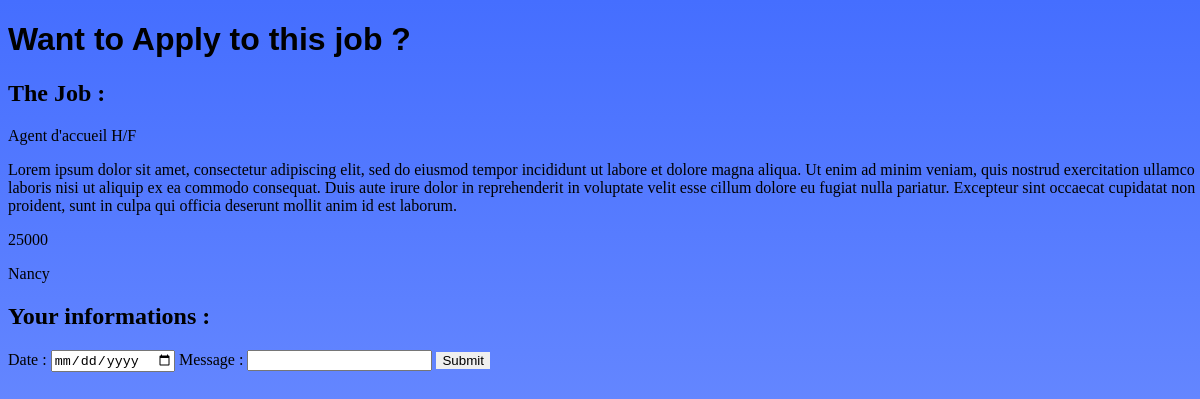
/apply.php?job_id=7, run on the app's committed database.
### tables this page shows
CREATE TABLE `advertisement` (
  `id_adv` int(11) NOT NULL,
  `title` varchar(255) NOT NULL,
  `description` mediumtext NOT NULL,
  `post_date` date NOT NULL DEFAULT current_timestamp(),
  `wage` int(11) NOT NULL,
  `place` varchar(255) NOT NULL,
  `contract_type` enum('CDD','CDI','Stage','Alternant','Interim') NOT NULL,
  `id_company` int(11) NOT NULL
);

### apply.php (the view, shortened to what this page needs)
<?php
require("db.php");
$job = [];
if(isset($_GET['job_id'])) {
    $job_id = intval($_GET['job_id']);
    $query = "SELECT * FROM advertisement WHERE id_adv=$job_id";
    $result = mysqli_query($conn, $query);
    $job = mysqli_fetch_assoc($result);
}
?>
<!DOCTYPE html>
<html lang="en">
<head>
    <link rel="stylesheet" type="text/css" href="style.css">
</head>
<body>
    <h1>Want to Apply to this job ?</h1>
    <h2>The Job :</h2>
    <?php if($job): ?>
        <p><?php echo htmlspecialchars($job['title']); ?></p>
        <p><?php echo htmlspecialchars($job['description']); ?></p>
        <p><?php echo htmlspecialchars($job['wage']); ?></p>
        <p><?php echo htmlspecialchars($job['place']); ?></p>
    <?php else: ?>
        <p>Job not found.</p>
    <?php endif; ?>
    <h2>Your informations :</h2>
    <form action="apply.php?job_id=<?php echo $job_id; ?>" method="post">
        <label>Date :</label>
        <input type="date" name="date">
        <label>Message :</label>
        <input type="text" name="text">
        <button type="submit">Submit</button>
    </form>
</body>
</html>

### style.css (style rules this page uses)
html { -webkit-box-sizing: border-box; -moz-box-sizing: border-box; box-sizing: border-box; width: 100%; height: 100%; overflow-x: hidden; margin: 0; padding: 0; -webkit-transition: 0.5s; transition: 0.5s; }
body { height: 100%; width: 100%; background: linear-gradient(180deg, #456EFF 0%, rgba(69, 110, 255, 0.72) 82.19%, rgba(69, 110, 255, 0.00) 100%); background-attachment: fixed; }
button { border: none; color: black; }
h1 { font-family: 'Lucida Sans', 'Lucida Sans Regular', 'Lucida Grande', 'Lucida Sans Unicode', Geneva, Verdana, sans-serif; font-size: 32px; }

### data on the page
advertisement: title "Agent d'accueil H/F", description "Lorem ipsum dolor sit amet, consectetur adipiscing elit, sed do eiusmod tempor incididunt ut labore et dolore magna aliqua. Ut enim ad minim veniam, quis nostrud exercitation ullamco laboris nisi ut aliquip ex ea commodo consequat. Duis aute irure dolor in reprehenderit in voluptate velit esse cillum dolore eu fugiat nulla pariatur. Excepteur sint occaecat cupidatat non proident, sunt in culpa qui officia deserunt mollit anim id est laborum.", wage "25000", place "Nancy"
